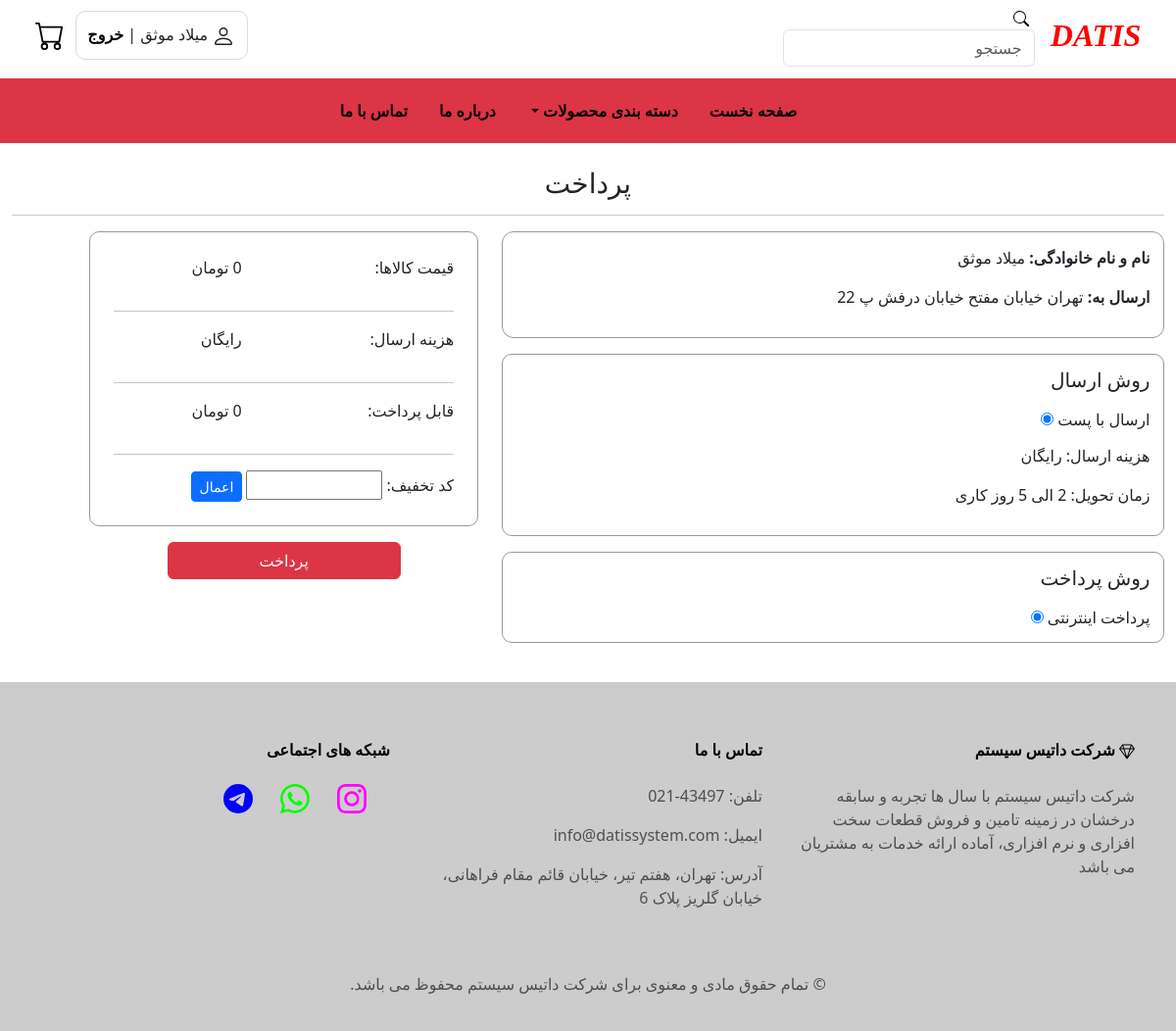
Screenshot of /orders/create/ (signed in) with the database file from the repository.
### accounts/models.py (models this page shows)
class CustomUser(AbstractUser):
    phone_number_regex = RegexValidator(regex = r"09[0-9]{9}") # {n}: refers to number of duplicates
    postal_code_regex = RegexValidator(regex = r"\d{10}") # \d = [0-9] or digit
    national_code_regex = RegexValidator(regex = r"\d{10}")
    phone_number = models.CharField("شماره موبایل", validators = [phone_number_regex], max_length = 11, error_messages = {'invalid': "لطفا یک شماره موبایل معتبر وارد نمایید\nمانند 09123456789"}, unique = True)
    age = models.PositiveIntegerField("سن", validators=[MinValueValidator(1),MaxValueValidator(120)],blank=True, null=True)
    national_code = models.CharField("کد ملی", validators = [national_code_regex], max_length = 10, error_messages = {'invalid': "لطفا یک کد ملی معتبر وارد نمایید"}, blank=True, null=True, unique=True)
    city = models.CharField("شهر",max_length=50)
    address = models.TextField("آدرس")
    postal_code = models.CharField("کد پستی", validators = [postal_code_regex], max_length = 10, error_messages = {'invalid': "لطفا یک کد پستی معتبر وارد نمایید"})
    class Meta:
        ordering = ("date_joined",)
        verbose_name = "کاربر"
        verbose_name_plural = "کاربران"

### orders/views.py (the view)
# urls.py: path('create/',views.order_create,name='order_create'),
@login_required
def order_create(request):
    cart = Cart(request)
    coupon_apply_form = CouponApplyForm()
    if request.method == 'POST':
        form = OrderCreateform(request.POST)
        if form.is_valid():
            form.instance.user = request.user
            form.instance.final_cost = cart.get_total_price_after_discount()
            order = form.save()
            for item in cart:
                OrderItem.objects.create(order=order,product=item['product'],price=item['price'],quantity=item['quantity'])
            cart.clear()
            cart.clear_coupon()
            order_created.delay(order.id)
            request.session['order_id'] = order.id
            return redirect(reverse('zarinpal:request'))
    else:
        form = OrderCreateform()
        return render(request,'orders/order/create.html',{"form":form,"cart":cart,"coupon_apply_form":coupon_apply_form})

### orders/forms.py
class OrderCreateform(forms.ModelForm):
    class Meta:
        model = Order
        fields = ['send_method','payment_method']

### coupons/forms.py
class CouponApplyForm(forms.Form):
    code = forms.CharField(label="کد تخفیف")

### cart/cart.py (called while the page is built)
    def get_total_price(self):
        return sum(item['price'] * item['quantity'] for item in self.cart.values())

    @property
    def coupon(self):
        if self.coupon_id:
            try:
                return Coupon.objects.get(id=self.coupon_id)
            except Coupon.DoesNotExist:
                pass
        return None

### cart/context_processors.py (called while the page is built)
def cart(request):
    return {'cart':Cart(request)}

### shop/context_processors.py (called while the page is built)
def products(request):
    products = Product.objects.all()
    return {
        'products': products
    }

def categories(request):
    categories = Category.objects.all()
    return {
        'categories': categories
    }

### shop/models.py (called while the page is built)
    def get_absolute_url(self):
        return reverse('shop:product_list_by_category', args=[self.slug])

### templates/orders/order/create.html (shortened to what this page needs)
{% extends 'base.html' %}
{% load crispy_forms_tags %}
{% load humanize %}
{% block content %}
<div class="container-fluid">
    <div class="row">
        <div class="col-md-12 col-lg-12 col-xl-12">
            <h3 class="text-center">پرداخت</h3>
            <hr>
        </div>
    </div>
    <div class="row">
        <div class="col-md-7 col-lg-7 col-xl-7">
            <div class="mb-3" style="border: 1px solid #999; padding: 2%; border-radius: 12px;">
                <p>
                    <b>نام و نام خانوادگی:</b> {{user.first_name}} {{user.last_name}}
                </p>
                <p>
                    <b>ارسال به:</b> {{user.address}}
                </p>
            </div>
            <div>
                <form action="" method="POST" id="payment_form">
                    <div class="mb-3" style="border: 1px solid #999; padding: 2%; border-radius: 10px;">
                        <h5 class="mb-3">روش ارسال</h5>
                        <label for="send_method">ارسال با پست</label>
                        <input type="radio" name="send_method" id="send_method" value="ارسال با پست"  checked>
                        <p style="margin-top: 2%;">
                            هزینه ارسال: رایگان
                        </p>
                        <p>
                            زمان تحویل: 2 الی 5 روز کاری
                        </p>
                    </div>
                    <div class="mb-3" style="border: 1px solid #999; padding: 2%; border-radius: 10px;">
                        <h5 class="mb-3">روش پرداخت</h5>
                        <label for="payment_method">پرداخت اینترنتی</label>
                        <input type="radio" name="payment_method" id="payment_method" value="پرداخت اینترنتی"  checked>
                    </div>
                </form>
            </div>
        </div>
        <div class="col-md-5 col-lg-5 col-xl-5 mb-3">
            <div class="col-md-10 col-lg-10 col-xl-10 mb-3" style="border: 1px solid #999; padding: 5%; border-radius: 10px;">
                <div class="row">
                    <div class="col-7">
                        <p>قیمت کالاها:</p>
                    </div>
                    <div class="col-5">
                        <p>{{cart.get_total_price|intcomma:False}} تومان</p>
                    </div>
                </div>
                <hr>
                <div class="row">
                    <div class="col-7">
                        <p>هزینه ارسال:</p>
                    </div>
                    <div class="col-5">
                        <p>رایگان</p>
                    </div>
                </div>
                <hr>
                {% if cart.coupon %}
                    <div class="row text-danger">
                        <div class="col-7">
                            <p>میزان تخفیف:</p>
                        </div>
                        <div class="col-5">
                            <p>{{cart.coupon.discount}}%</p>
                        </div>
                    </div>
                    <hr>
                    <div class="row">
                        <div class="col-7">
                            <p>قابل پرداخت:</p>
                        </div>
                        <div class="col-5">
                            <p>{{cart.get_total_price_after_discount|intcomma:False}} تومان</p>
                        </div>
                    </div>
                    <hr>
                {% else %}
                    <div class="row">
                        <div class="col-7">
                            <p>قابل پرداخت:</p>
                        </div>
                        <div class="col-5">
                            <p>{{cart.get_total_price|intcomma:False}} تومان</p>
                        </div>
                    </div>
                    <hr>
                {% endif %}
                <form action="{% url 'coupons:apply' %}" method="POST">
                    <label for="code">کد تخفیف:</label>
                    {% if cart.coupon %}
                        <input type="text" id="code" name="code" value="{{cart.coupon.code}}" required class="input-group-lg">
                    {% else %}
                        <input type="text" id="code" name="code" required style="width: 40%;">
                    {% endif %}
                    <button type="submit" class="btn btn-primary btn-sm">اعمال</button>
                </form>
            </div>
            <div class="col-md-10 col-lg-10 col-xl-10 mb-3 text-center">
                <button type="submit" class="btn btn-danger" style="width: 60%;" form="payment_form">پرداخت</button>
            </div>
        </div>
    </div>
</div>
{% endblock content %}

### templates/base.html (shortened to what this page needs)
{% load static %}
<!DOCTYPE html>
<html lang="fa" dir="rtl">
    <head>
        <link rel="stylesheet" href="">
        <link href="https://cdn.jsdelivr.net/npm/bootstrap@5.3.0/dist/css/bootstrap.min.css" rel="stylesheet">
    </head>
    <body>
        <header>
            <div class="container-fluid mt-1">
                <div class="row mt-1" style="margin: 1%;">
                  <div class="d-flex flex-wrap align-items-center justify-content-center justify-content-lg-start">
                    <a href="{% url 'pages:home' %}" class="d-flex align-items-center mb-2 mb-lg-0" style="font-size: xx-large; font-weight: bolder; font-style: italic; font-family: bodoni; color: red; text-decoration: none;">DATIS</a>
                    <form action="{% url 'shop:product_search' %}" method="POST" class="col-12 col-lg-auto mb-3 mb-lg-0 me-lg-3" role="search">
                      <button type="submit" class="bg-white" style="border: none;">
                      </button>
                      <input type="search" name="name" class="form-control form-control-dark" placeholder="جستجو" aria-label="Search" required>
                    </form>
                      <div style="border-radius: 10px; display: inline; border: 1px #ddd solid; padding: 1%;">
                        {% if user.is_authenticated %}
                            <p class="d-inline">
                              {{user.first_name}} {{user.last_name}}
                            </p>
                            |
                            <a href="{% url 'logout' %}" style="font-weight: bold; font-size: medium; text-decoration: none; color: black;">خروج</a>
                        {% endif %}
                    </div>
                    {% if request.session.cart %}
                      <span class="badge bg-primary" style="margin-right: 1%;">{{cart|length}}</span>
                      <a href="{% url 'cart:cart_detail' %}" style="color: black; text-decoration: none;">
                        <svg xmlns="http://www.w3.org/2000/svg" width="30" fill="currentColor" class="bi bi-cart" viewBox="0 0 16 16">
                            <path d="M0 1.5A.5.5 0 0 1 .5 1H2a.5.5 0 0 1 .485.379L2.89 3H14.5a.5.5 0 0 1 .491.592l-1.5 8A.5.5 0 0 1 13 12H4a.5.5 0 0 1-.491-.408L2.01 3.607 1.61 2H.5a.5.5 0 0 1-.5-.5zM3.102 4l1.313 7h8.17l1.313-7H3.102zM5 12a2 2 0 1 0 0 4 2 2 0 0 0 0-4zm7 0a2 2 0 1 0 0 4 2 2 0 0 0 0-4zm-7 1a1 1 0 1 1 0 2 1 1 0 0 1 0-2zm7 0a1 1 0 1 1 0 2 1 1 0 0 1 0-2z"/>
                        </svg>
                      </a>
                      {% comment %} {% with total=cart.get_total_price %}
                          <span>هزینه کل : {{total}} تومان</span>
                      {% endwith %} {% endcomment %}
                    {% else %}
                      <a href="{% url 'cart:cart_detail' %}" style="color: black; margin-right: 1%; text-decoration: none;">
                      </a>
                    {% endif %}
                  </div>
                </div>
            </div>
        </header>
        <nav class="navbar navbar-expand-lg bg-danger fw-bold" style="margin-bottom: 2%;">
            <div class="container-fluid">
              <div class="navbar-brand mx-auto" id="navbarNavDropdown">
                <ul class="navbar-nav">
                  <li class="nav-item px-2 fs-6 nav-item-border">
                    <a class="nav-link text-black" aria-current="page" href="{% url 'pages:home' %}">صفحه نخست</a>
                  </li>
                  <li class="nav-item dropdown px-2 fs-6">
                    <a class="nav-link dropdown-toggle text-black texde" href="{% url 'shop:product_list' %}" role="button" data-bs-toggle="" aria-expanded="false">
                      دسته بندی محصولات
                    </a>
                  </li>
                  <li class="nav-item px-2 fs-6 nav-item-border">
                    <a class="nav-link text-black" href="{% url 'pages:about' %}">درباره ما</a>
                  </li>
                  <li class="nav-item px-2 fs-6 nav-item-border">
                    <a class="nav-link text-black" href="{% url 'pages:contact' %}">تماس با ما</a>
                  </li>
                </ul>
              </div>
            </div>
          </nav>
        {% block content %}
        {% endblock content %}
        <footer class="text-lg-right text-muted" style="background-color: #ccc; padding: 1%; margin-top: 2%;">
            <div class="container text-md-right mt-5">
              <div class="row mt-3">
                <div class="col-md-4 col-lg-4 col-xl-4 mx-auto mb-4">
                  <h6 class="fw-bold mb-4 text-black">
                    شرکت داتیس سیستم
                  </h6>
                  <p>
                    شرکت داتیس سیستم با سال ها تجربه و سابقه درخشان در زمینه تامین و فروش قطعات سخت افزاری و نرم افزاری، آماده ارائه خدمات به مشتریان می باشد
                  </p>
                </div>
                <div class="col-md-4 col-lg-4 col-xl-4 mx-auto mb-4">
                  <h6 class="fw-bold mb-4 text-black">
                    تماس با ما
                  </h6>
                  <p>
                    تلفن: 43497-021
                  </p>
                  <p>
                    ایمیل: info@datissystem.com
                  </p>
                  <p>
                    آدرس: تهران، هفتم تیر، خیابان قائم مقام فراهانی، خیابان گلریز پلاک 6
                  </p>
                </div>
                <div class="col-md-4 col-lg-4 col-xl-4 mx-auto mb-md-0 mb-4">
                  <h6 class="fw-bold mb-4 text-black">شبکه های اجتماعی</h6>
                  <a href="https://instagram.com/datissystem" class="me-4 link-secondary text-decoration-none">
                  </a>
                  <a href="https://wa.me/09212798990" class="me-4 link-secondary text-decoration-none">
                  </a>
                  <a href="https://telegram.me/datissystem" class="me-4 m link-secondary text-decoration-none">
                  </a>
                  <br>
                  <br>
                </div>
              </div>
            </div>
            <div class="text-center p-4">
              © تمام حقوق مادی و معنوی برای شرکت داتیس سیستم محفوظ می باشد.
            </div>
        </footer>
    </body>
</html>

### rows the page displays
CustomUser: first_name "میلاد", last_name "موثق", address "تهران خیابان مفتح خیابان درفش پ 22"
